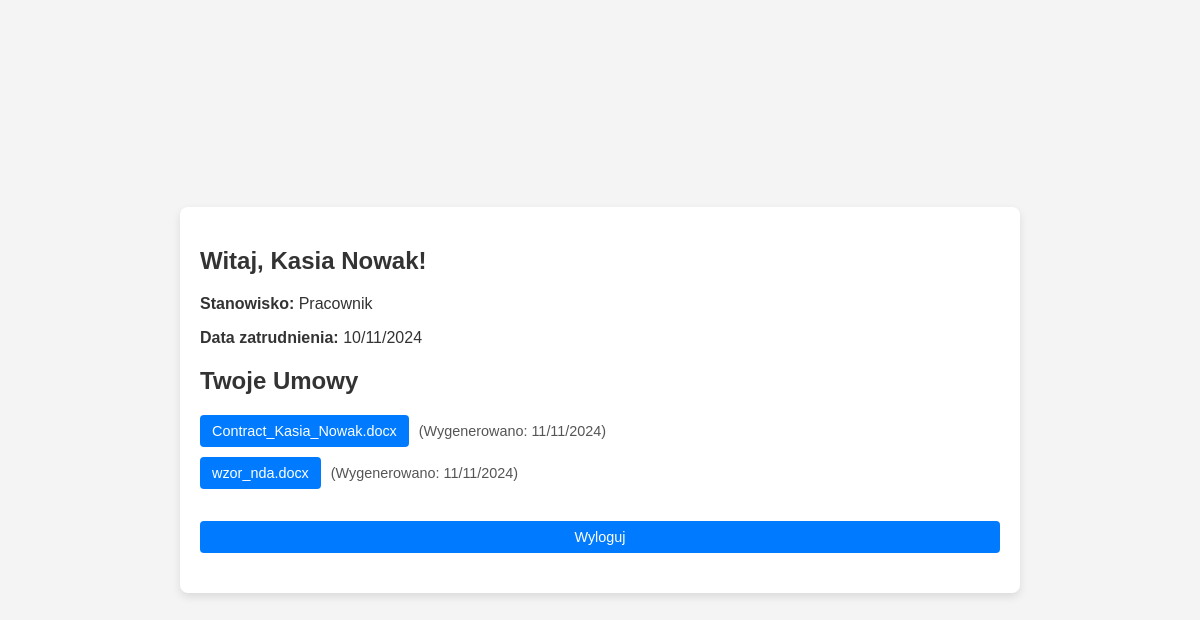
Page /dashboard/ (signed in) on the committed database.
### employees/models.py (models this page shows, shortened)
class Employee(models.Model):
    user = models.OneToOneField(User, on_delete=models.CASCADE)
    first_name = models.CharField(max_length=50)
    last_name = models.CharField(max_length=50)
    email = models.EmailField(unique=True)
    position = models.CharField(max_length=100)
    hire_date = models.DateField()
    contract_downloaded = models.BooleanField(default=False)

class Contract(models.Model):
    employee = models.ForeignKey(Employee, on_delete=models.CASCADE, related_name='contracts')
    document_path = models.CharField(max_length=255)
    generated_date = models.DateTimeField(default=timezone.now)
    document_name = models.CharField(max_length=255)

### employees/views.py (the view)
# urls.py: path('dashboard/', views.dashboard, name='dashboard'),
@login_required
def dashboard(request):
    templates_directory = Path(settings.MEDIA_ROOT) / 'documents'
    if request.user.groups.filter(name='Admin').exists():
        employees = Employee.objects.all()
        contracts = Contract.objects.all()
        if templates_directory.exists():
            templates = [t.name for t in templates_directory.glob("*.docx") if t.is_file()]
        else:
            templates = []
            print("Błąd: Katalog `media/documents` nie istnieje.")  # Debugowanie: upewnij się, że katalog istnieje
        return render(request, 'employees/admin_dashboard.html', {
            'employees': employees,
            'contracts': contracts,
            'templates': templates,
        })
    elif request.user.groups.filter(name='Pracownik').exists():
        employee = get_object_or_404(Employee, user=request.user)
        contracts = Contract.objects.filter(employee=employee)
        return render(request, 'employees/employee_dashboard.html', {
            'employee': employee,
            'contracts': contracts
        })
    else:
        return redirect('employees:login')

### employees/templates/employees/employee_dashboard.html (shortened to what this page needs)
<html lang="pl">
<head>
    {% load static %}
    <link rel="stylesheet" href="{% static 'css/style.css' %}">
</head>
<body>
    <div class="container">
        <header>
            <h2>Witaj, {{ employee.first_name }} {{ employee.last_name }}!</h2>
            <p><strong>Stanowisko:</strong> {{ employee.position }}</p>
            <p><strong>Data zatrudnienia:</strong> {{ employee.hire_date|date:"d/m/Y" }}</p>
        </header>
        <section class="contracts-section">
            <h2>Twoje Umowy</h2>
            {% if contracts %}
                <ul class="contract-list">
                    {% for contract in contracts %}
                        <li>
                            <a href="{{ MEDIA_URL }}{{ contract.document_path }}" class="button" download>{{ contract.document_name }}</a>
                            <span class="date"> (Wygenerowano: {{ contract.generated_date|date:"d/m/Y" }})</span>
                        </li>
                    {% endfor %}
                </ul>
            {% else %}
                <p class="no-contracts">Brak umów do wyświetlenia.</p>
            {% endif %}
        </section>
        <footer class="logout-section">
            <a href="{% url 'employees:logout' %}" class="button logout">Wyloguj</a>
        </footer>
    </div>
</body>
</html>

### static/css/style.css (style rules this page uses)
body { font-family: Arial, sans-serif; background-color: #F7F9FC; margin: 0; color: #333; }
h1, h2 { color: #333; }
.container { width: 90%; max-width: 800px; background-color: #fff; padding: 2rem; border-radius: 8px; box-shadow: 0 4px 8px rgba(0, 0, 0, 0.1); margin-top: 20px; }
.button { background-color: #ff9800; color: white; padding: 0.4rem 0.8rem; border: none; border-radius: 4px; text-decoration: none; font-size: 0.9rem; cursor: pointer; transition: background-color 0.3s ease; }
.logout { margin-top: 2rem; text-align: right; }
body { display: flex; justify-content: center; align-items: center; min-height: 100vh; margin: 0; background-color: #f4f4f4; }
.container { max-width: 800px; margin: 0 auto; padding: 20px; font-family: Arial, sans-serif; }
header, section, footer { margin-bottom: 20px; }
h2 { color: #333; }
.contracts-section .contract-list { list-style-type: none; padding: 0; }
.contract-list li { margin: 10px 0; display: flex; align-items: center; gap: 10px; }
.date { color: #555; font-size: 0.9em; }
.button { text-decoration: none; padding: 8px 12px; background-color: #007BFF; color: #fff; border-radius: 4px; }
.logout-section .logout { display: flex; justify-content: center; }

### rows in the picture
Employee: first_name "Kasia", last_name "Nowak", position "Pracownik", hire_date "10/11/2024"
Contract: document_name "Contract_Kasia_Nowak.docx", generated_date "11/11/2024"
Contract: document_name "wzor_nda.docx", generated_date "11/11/2024"
